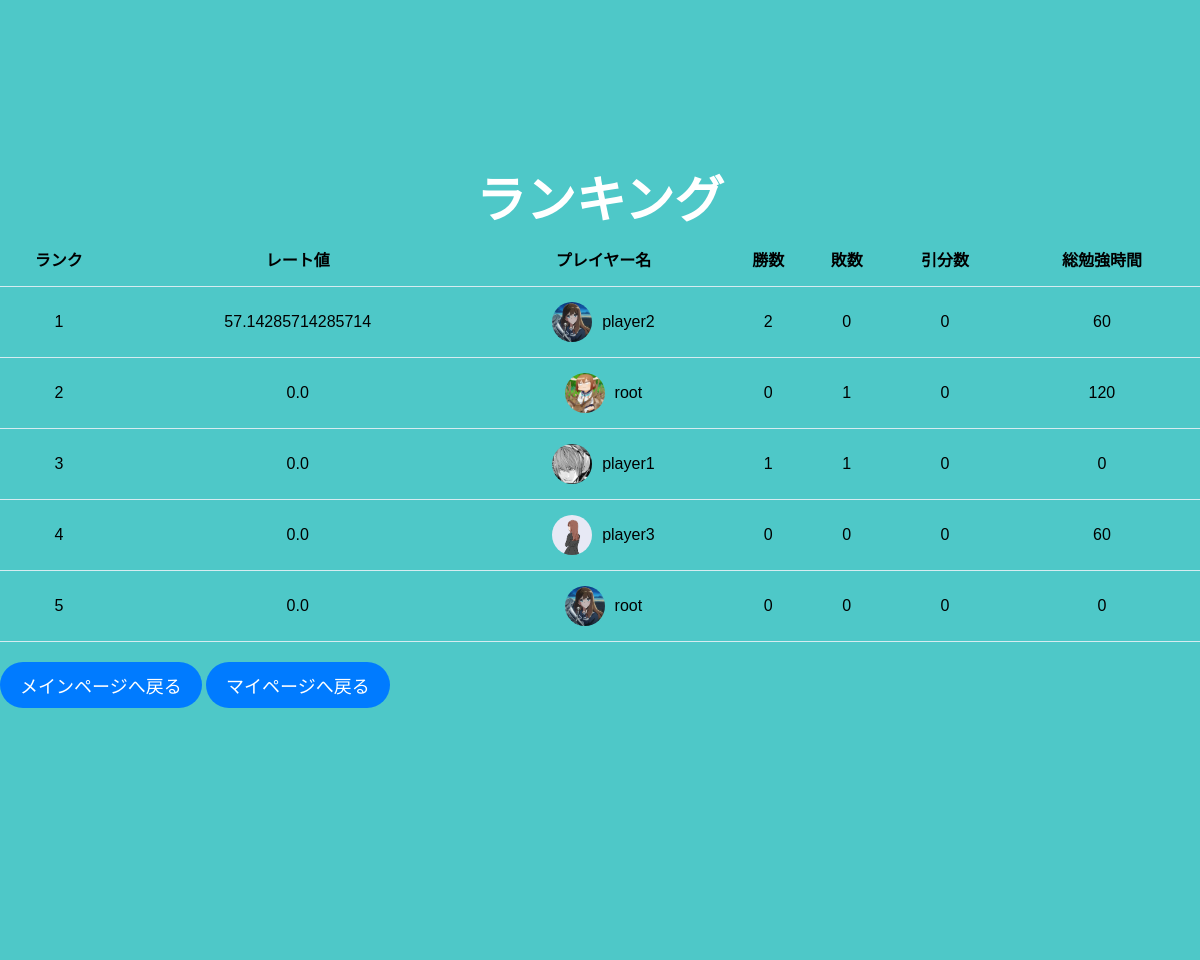
Page /ranking on the committed database.
### tables this page shows
CREATE TABLE achievements (
	id VARCHAR PRIMARY KEY,
	player_id VARCHAR,
	total_study_time INTEGER,
	total_win INTEGER,
	total_lose INTEGER,
	total_draw INTEGER,
	FOREIGN KEY (player_id) REFERENCES players (id)
);

CREATE TABLE players (
	id VARCHAR PRIMARY KEY,
	name VARCHAR,
	email VARCHAR,
	password VARCHAR,
	date TIMESTAMP,
	icon_path VARCHAR
);

### app.py (the view)
@app.route('/ranking')
def ranking() -> str:
    cur = get_db().cursor()
    e_list = cur.execute(
        """
        SELECT
            *
        FROM rankings
        """
    ).fetchall()
    sorted_e_list = sorted(
        e_list,
        key=lambda x: x[ 'total_study_time' ] * ( x['total_win'] / (x['total_draw'] + x['total_win'] + x['total_lose'] + 0.1)),
        reverse=True
    )
    ranked_e_list = []
    rank = 1
    for index, player in enumerate(sorted_e_list):
        rank = index + 1
        rate = player['total_study_time']*player['total_win'] / (player['total_draw'] + player['total_win'] + player['total_lose'] + 0.1)
        ranked_e_list.append((rank, rate, player))
    return render_template('ranking.html', ranked_e_list=ranked_e_list)

### app.py (called while the page is built)
def get_db() -> sqlite3.Connection:
    db = getattr(g, '_database', None)
    if db is None:
        db = g._database = sqlite3.connect(DATABASE)
        db.row_factory = sqlite3.Row
    return db

@app.teardown_appcontext
def close_connection(exception: Optional[BaseException]) -> None:
    db = getattr(g, '_database', None)
    if db is not None:
        db.close()

### templates/ranking.html (shortened to what this page needs)
<!DOCTYPE html>
<html lang="ja">
<head>
    <link rel="stylesheet" href="{{ url_for('static', filename='style/table.css') }}">
</head>
<body>
    <div class="context">
        <h1>ランキング</h1>
        <table>
            <tr>
                <th>ランク</th>
                <th>レート値</th>
                <th>プレイヤー名</th>
                <th>勝数</th>
                <th>敗数</th>
                <th>引分数</th>
                <th>総勉強時間</th>
            </tr>
            {% for rank, rate, player in ranked_e_list %}
            <tr>
                <td>{{ rank }}</td>
                <td>{{ rate }}</td>
                <td>
                    <div class="player-info">
                        <img src="{{ url_for('static', filename='icon/' + player.icon_path) }}" alt="Logo" class="icon">
                        {{ player.name }}
                    </div>
                </td>
                <td>{{ player.total_win }}</td>
                <td>{{ player.total_lose }}</td>
                <td>{{ player.total_draw }}</td>
                <td>{{ player.total_study_time }}</td>
            </tr>
            {% endfor %}
        </table>
        <p>
            <a href="{{ url_for('index') }}" class="button">メインページへ戻る</a>
            <a href="{{ url_for('show_user_data') }}" class="button">マイページへ戻る</a>
        </p>
    </div>
    <div class="area">
        <ul class="circles">
        </ul>
    </div>
</body>
</html>

### static/style/table.css (style rules this page uses)
body { display: flex; flex-direction: column; align-items: center; justify-content: center; height: 100vh; margin: 0; font-family: Arial, sans-serif; }
table { border-collapse: collapse; border-spacing: 0; width: 100%; }
table tr { border-bottom: solid 1px #d6ecf1; cursor: pointer; }
table th, table td { text-align: center; padding: 15px 0; }
.player-info { display: flex; align-items: center; justify-content: center; }
.player-info img { width: 40px; height: 40px; border-radius: 50%; object-fit: cover; object-position: 54% 36%; margin-right: 10px; }
.button { display: inline-block; margin-top: 20px; padding: 10px 20px; font-size: 18px; color: white; background-color: #007BFF; border: none; border-radius: 25px; text-decoration: none; text-align: center; cursor: pointer; }
* { margin: 0; padding: 0; box-sizing: border-box; }
html, body { height: 100%; font-family: 'Exo', sans-serif; margin: 0; padding: 0; }
body { display: flex; flex-direction: column; }
.context { width: 100%; position: relative; top: 20vh; z-index: 1; flex-grow: 1; }
.context h1 { text-align: center; color: #fff; font-size: 50px; animation-name: UpDown; animation-duration: 1.5s; animation-iteration-count: infinite; animation-timing-function: ease-in-out; animation-direction: alternate; }
.area { background: #4ec8c8; background: -webkit-linear-gradient(to left, #8fd0fb, #4ec8c4); width: 100%; min-height: 100%; background-size: cover; position: fixed; top: 0; left: 0; z-index: -1; }
.circles { position: absolute; top: 0; left: 0; width: 100%; height: 100%; z-index: 0; overflow: hidden; }

### rows in the picture
achievements: rank "1", rate "57.14285714285714", icon_path (picture), name "player2", total_win "2", total_lose "0", total_draw "0", total_study_time "60"
achievements: rank "2", rate "0.0", icon_path (picture), name "root", total_win "0", total_lose "1", total_draw "0", total_study_time "120"
achievements: rank "3", rate "0.0", icon_path (picture), name "player1", total_win "1", total_lose "1", total_draw "0", total_study_time "0"
achievements: rank "4", rate "0.0", icon_path (picture), name "player3", total_win "0", total_lose "0", total_draw "0", total_study_time "60"
achievements: rank "5", rate "0.0", icon_path (picture), name "root", total_win "0", total_lose "0", total_draw "0", total_study_time "0"
